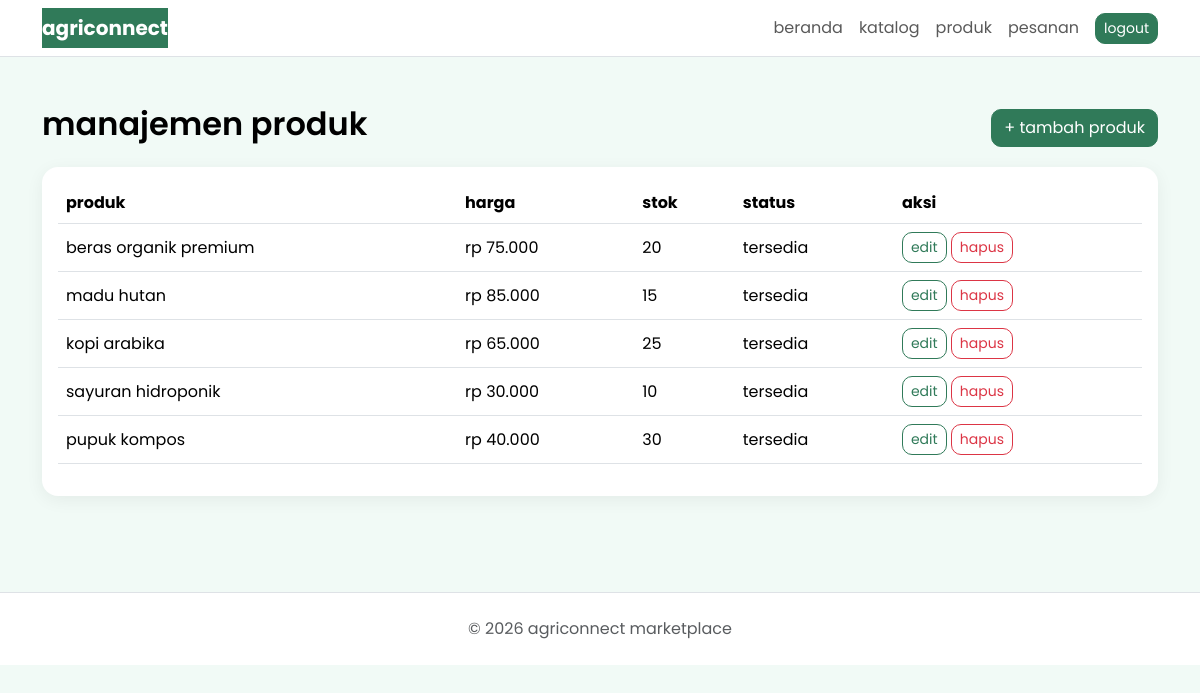
/seller/products.php (signed in), run on the app's committed database.
### tables this page shows
create table products (
    id int auto_increment primary key,
    seller_id int not null,
    name varchar(100) not null,
    description text,
    price decimal(12,2) not null,
    stock int not null default 0,
    image varchar(255),
    status enum('tersedia','habis') default 'tersedia',
    created_at timestamp default current_timestamp,
    updated_at timestamp default current_timestamp on update current_timestamp,
    foreign key (seller_id) references users(id) on delete cascade
);

### seller/products.php (the view)
<?php require '../includes/auth.php'; require_login('penjual'); require '../config/database.php'; include '../includes/header.php'; include '../includes/navbar.php'; ?>
<div class="container py-5"><div class="d-flex justify-content-between align-items-center mb-3"><h2>manajemen produk</h2><a href="product_form.php" class="btn btn-primary">+ tambah produk</a></div><div class="card p-3"><table class="table align-middle"><thead><tr><th>produk</th><th>harga</th><th>stok</th><th>status</th><th>aksi</th></tr></thead><tbody>
<?php $s=$pdo->prepare("select * from products where seller_id=? order by id");$s->execute([$_SESSION['user']['id']]);while($p=$s->fetch()):?><tr><td><?=htmlspecialchars($p['name'])?></td><td>rp <?=number_format($p['price'],0,',','.')?></td><td><?=$p['stock']?></td><td><?=$p['status']?></td><td><a class="btn btn-sm btn-outline-primary" href="product_form.php?id=<?=$p['id']?>">edit</a> <a class="btn btn-sm btn-outline-danger" onclick="return confirm('hapus produk?')" href="product_delete.php?id=<?=$p['id']?>">hapus</a></td></tr><?php endwhile;?>
</tbody></table></div></div><?php include '../includes/footer.php'; ?>

### assets/css/style.css (style rules this page uses)
body { font-family:'Poppins',sans-serif;background:#f1faf6;color:#000 }
.text-primary,.btn-primary { color:#fff!important;background:#307a59!important;border-color:#307a59!important }
.btn-outline-primary { color:#307a59;border-color:#307a59 }
.card { border:0;border-radius:16px;box-shadow:0 4px 18px rgba(0,0,0,.06) }
h2,h3 { font-weight:600 }
.btn { border-radius:10px }

### data on the page
products: name "beras organik premium", price "75.000", stock "20", status "tersedia"
products: name "madu hutan", price "85.000", stock "15", status "tersedia"
products: name "kopi arabika", price "65.000", stock "25", status "tersedia"
products: name "sayuran hidroponik", price "30.000", stock "10", status "tersedia"
products: name "pupuk kompos", price "40.000", stock "30", status "tersedia"
